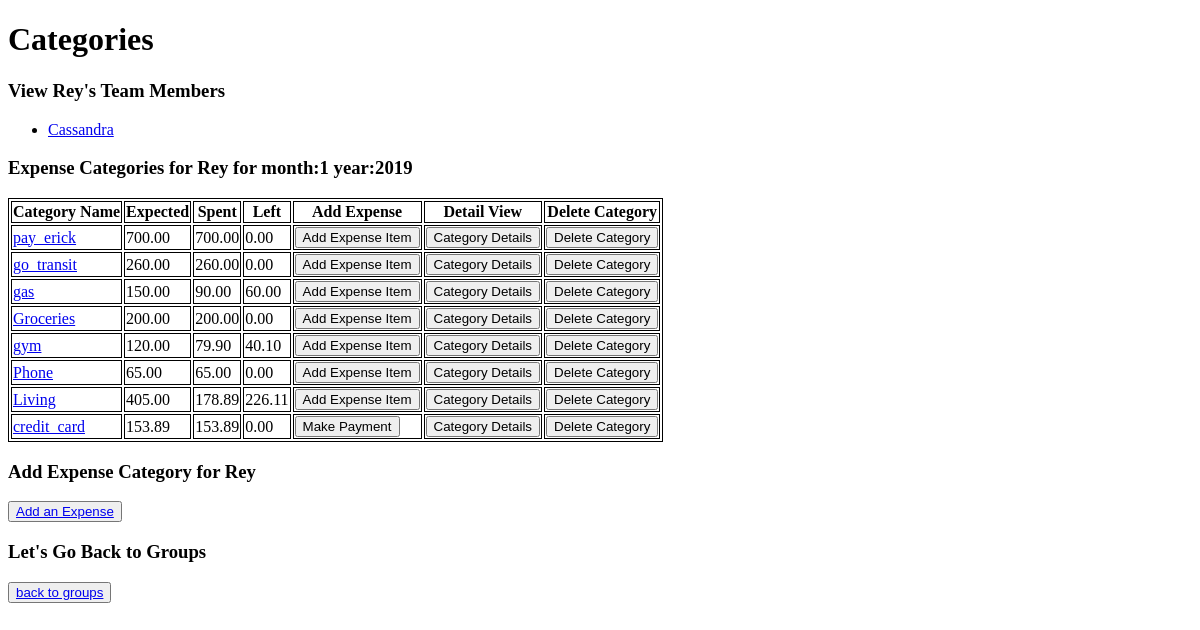
Page /categories/1/1_2019/ on the earlier database version.
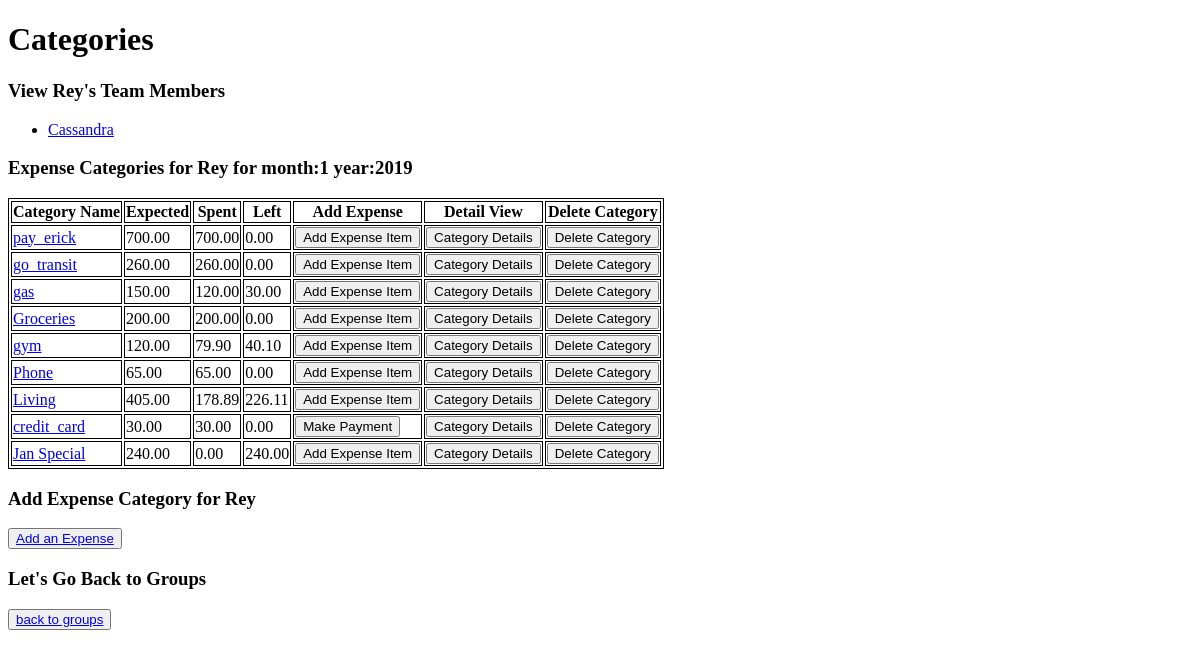
Same page on the later database version.
### people/models.py (models this page shows, shortened)
class People(models.Model):
    group_couple = models.ForeignKey(Group,on_delete=models.CASCADE)
    person_name= models.CharField(max_length=70)
    username = models.CharField(max_length=70,unique=True)

### categories/models.py (models this page shows, shortened)
class Category(models.Model):
    category_person = models.ForeignKey(People, on_delete=models.CASCADE)
    category_name = models.CharField(max_length=200)
    category_expected = models.DecimalField(max_digits=8,decimal_places=2)
    category_spent = models.DecimalField(max_digits=8,decimal_places=2,default=0)
    category_date = models.DateField(default=datetime.datetime.now)

### categories/views.py (the view)
# urls.py: path("<int:person_id>/<int:month>_<int:year>/",views.index, name='person_category_index'),
def index(request,person_id,month,year):
    person = get_object_or_404(People, id=person_id)
    group = get_object_or_404(Group,id=person.group_couple.id)
    all_people = get_list_or_404(People,group_couple=group)
    if len(all_people) > 1:
        other_members = [ peep for peep in all_people if peep != person ]
    else:
        other_members = []
    if len(person.category_set.all())>=1:
        categories= get_list_or_404(Category,category_person=person,category_date__month=month,category_date__year=year)
    else:
        categories = []
    today = datetime.datetime.today()
    context = {
        'person':person,
        'categories':categories,
        'month':today.month,
        'year':today.year,
        'other_members':other_members
    }
    return render(request, "categories/index.html" ,context)

### categories/templatetags/categories_extras.py (called while the page is built)
def subtract(value,arg):
    return value - arg

### categories/templates/categories/index.html (shortened to what this page needs)
<!DOCTYPE html>
<html>
<head>
</head>
<h1>Categories</h1>
{% if other_members|length > 0 %}
    <h3>View {{person.person_name}}'s Team Members </h3>
    <ul>
        {% for peep in other_members %}
        <li><a href = "{% url 'categories:person_category_index' person_id=peep.id month=month year=year %}" >{{peep.person_name}}</a></li>
        {% endfor %}
    </ul>
{% endif %}
<h3>Expense Categories for {{person.person_name}} for month:{{month}} year:{{year}}</h3>
{% if categories|length > 0 %}
    {% load categories_extras %}
    <table>
        <tr>
            <th>Category Name</th>
            <th>Expected</th>
            <th>Spent</th>
            <th>Left</th>
            <th>Add Expense</th>
            <th>Detail View</th>
            <th>Delete Category</th>
        </tr>
        {% for category in categories %}
        <tr>
            <td><a href="{% url 'categories:edit_category' person_id=person.id category_id=category.id %}" >{{category.category_name}}</a></td>
            <td>{{category.category_expected}}</td>
            <td>{{category.category_spent}}</td>
            <td>{{category.category_expected|subtract:category.category_spent}}</td>
            {% if category.category_name != 'credit_card' %}
            <td><a href="{% url 'expenses:add_expense' person_id=person.id category_id=category.id   %}"><button>Add Expense Item</button></a></td>
            <td><a href="{% url 'expenses:category_expense_list' person_id=person.id category_id=category.id   %}"><button>Category Details</button></a></td>
            <td><a href="{% url 'categories:delete_category' person_id=person.id category_id=category.id %}" ><button>Delete Category</button></a></td>
            {% else %}
            <td><a href="{% url 'expenses:add_expense' person_id=person.id category_id=category.id   %}"><button>Make Payment</button></a></td>
            <td><a href="{% url 'expenses:category_expense_list' person_id=person.id category_id=category.id   %}"><button>Category Details</button></a></td>
            <td><a href="{% url 'categories:delete_category' person_id=person.id category_id=category.id %}" ><button>Delete Category</button></a></td>
            {% endif %}
        </tr>
        {% endfor %}
    </table>
{% else %}
    <p>{{person.person_name}} has no expenses setup at this moment</p>
{% endif %}
<h3>Add Expense Category for {{person.person_name}}</h3>
<button><a href="{% url 'categories:new_category' person_id=person.id %}" >Add an Expense</a></button>
<h3>Let's Go Back to Groups</h3>
<button><a href="{% url 'groups:groups_index' %}">back to groups</a></button>

Differences in the rows shown:
changed Category "gas": category_spent "90.00" → "120.00"; category_expected|subtract "60.00" → "30.00"
changed Category "credit_card": category_expected "153.89" → "30.00"; category_spent "153.89" → "30.00"
added Category: category_name "Jan Special", category_expected "240.00", category_spent "0.00", category_expected|subtract "240.00", shows "Add Expense Item"
